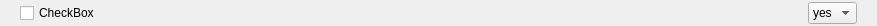
<?xml version="1.0" encoding="UTF-8"?>
<ui version="4.0">
 <class>scanoptionyn</class>
 <widget class="QWidget" name="scanoptionyn">
  <property name="geometry">
   <rect>
    <x>0</x>
    <y>0</y>
    <width>877</width>
    <height>26</height>
   </rect>
  </property>
  <property name="sizePolicy">
   <sizepolicy hsizetype="Expanding" vsizetype="Minimum">
    <horstretch>0</horstretch>
    <verstretch>0</verstretch>
   </sizepolicy>
  </property>
  <property name="windowTitle">
   <string>Form</string>
  </property>
  <property name="styleSheet">
   <string notr="true"/>
  </property>
  <layout class="QHBoxLayout" name="horizontalLayout_2">
   <property name="spacing">
    <number>0</number>
   </property>
   <property name="topMargin">
    <number>0</number>
   </property>
   <property name="bottomMargin">
    <number>0</number>
   </property>
   <item>
    <widget class="QFrame" name="frame">
     <property name="sizePolicy">
      <sizepolicy hsizetype="Preferred" vsizetype="Preferred">
       <horstretch>0</horstretch>
       <verstretch>0</verstretch>
      </sizepolicy>
     </property>
     <property name="frameShape">
      <enum>QFrame::NoFrame</enum>
     </property>
     <property name="frameShadow">
      <enum>QFrame::Raised</enum>
     </property>
     <layout class="QHBoxLayout" name="horizontalLayout">
      <property name="spacing">
       <number>0</number>
      </property>
      <property name="topMargin">
       <number>0</number>
      </property>
      <property name="bottomMargin">
       <number>0</number>
      </property>
      <item>
       <widget class="QCheckBox" name="checkBox">
        <property name="text">
         <string>CheckBox</string>
        </property>
       </widget>
      </item>
      <item>
       <spacer name="horizontalSpacer">
        <property name="orientation">
         <enum>Qt::Horizontal</enum>
        </property>
        <property name="sizeHint" stdset="0">
         <size>
          <width>40</width>
          <height>20</height>
         </size>
        </property>
       </spacer>
      </item>
      <item>
       <widget class="QComboBox" name="comboBox">
        <item>
         <property name="text">
          <string>yes</string>
         </property>
        </item>
        <item>
         <property name="text">
          <string>no</string>
         </property>
        </item>
       </widget>
      </item>
     </layout>
    </widget>
   </item>
  </layout>
 </widget>
 <resources/>
 <connections>
  <connection>
   <sender>checkBox</sender>
   <signal>clicked()</signal>
   <receiver>scanoptionyn</receiver>
   <slot>slot_checkboxClicked()</slot>
   <hints>
    <hint type="sourcelabel">
     <x>44</x>
     <y>12</y>
    </hint>
    <hint type="destinationlabel">
     <x>873</x>
     <y>14</y>
    </hint>
   </hints>
  </connection>
  <connection>
   <sender>comboBox</sender>
   <signal>currentTextChanged(QString)</signal>
   <receiver>scanoptionyn</receiver>
   <slot>slot_comboboxChanged(QString)</slot>
   <hints>
    <hint type="sourcelabel">
     <x>833</x>
     <y>19</y>
    </hint>
    <hint type="destinationlabel">
     <x>876</x>
     <y>1</y>
    </hint>
   </hints>
  </connection>
 </connections>
 <slots>
  <slot>slot_checkboxClicked()</slot>
  <slot>slot_comboboxChanged(QString)</slot>
 </slots>
</ui>
